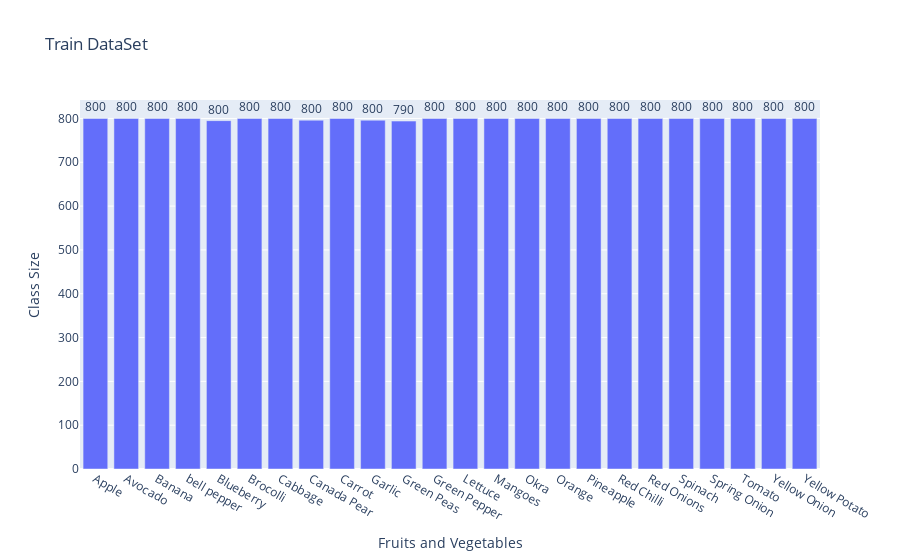

This figure's notebook cell:
### Markdown cell above
Plot Train dataset class distribution

### Code cell
import plotly.express as px

fig = px.bar(train_class_dist.keys(), x=list(train_class_dist.keys()), y=list(train_class_dist.values()),
             labels={"y":"Class Size", "x":"Fruits and Vegetables"},title="Train DataSet")
fig.update_traces(texttemplate='%{y:.2s}', textposition='outside')

fig.show()

### Figure 1 — Plotly figure (JSON) as saved in the notebook; plotly's stock layout.template omitted (floating-point values rounded to 4 significant figures)
{"data": [{"alignmentgroup": "True", "hoverlabel": {"namelength": 0}, "hovertemplate": "Fruits and Vegetables=%{x}<br>Class Size=%{y}", "legendgroup": "", "marker": {"color": "#636efa"}, "name": "", "offsetgroup": "", "orientation": "v", "showlegend": false, "textposition": "outside", "texttemplate": "%{y:.2s}", "type": "bar", "x": ["Apple", "Avocado", "Banana", "bell pepper", "Blueberry", "Brocolli", "Cabbage", "Canada Pear", "Carrot", "Garlic", "Green Peas", "Green Pepper", "Lettuce", "Mangoes", "Okra", "Orange", "Pineapple", "Red Chilli", "Red Onions", "Spinach", "Spring Onion", "Tomato", "Yellow Onion", "Yellow Potato"], "xaxis": "x", "y": [800, 800, 800, 800, 795, 800, 800, 796, 800, 796, 794, 800, 800, 800, 800, 800, 800, 800, 800, 800, 800, 800, 800, 800], "yaxis": "y"}], "layout": {"barmode": "relative", "legend": {"tracegroupgap": 0}, "title": {"text": "Train DataSet"}, "xaxis": {"anchor": "y", "domain": [0, 1], "title": {"text": "Fruits and Vegetables"}}, "yaxis": {"anchor": "x", "domain": [0, 1], "title": {"text": "Class Size"}}}}
